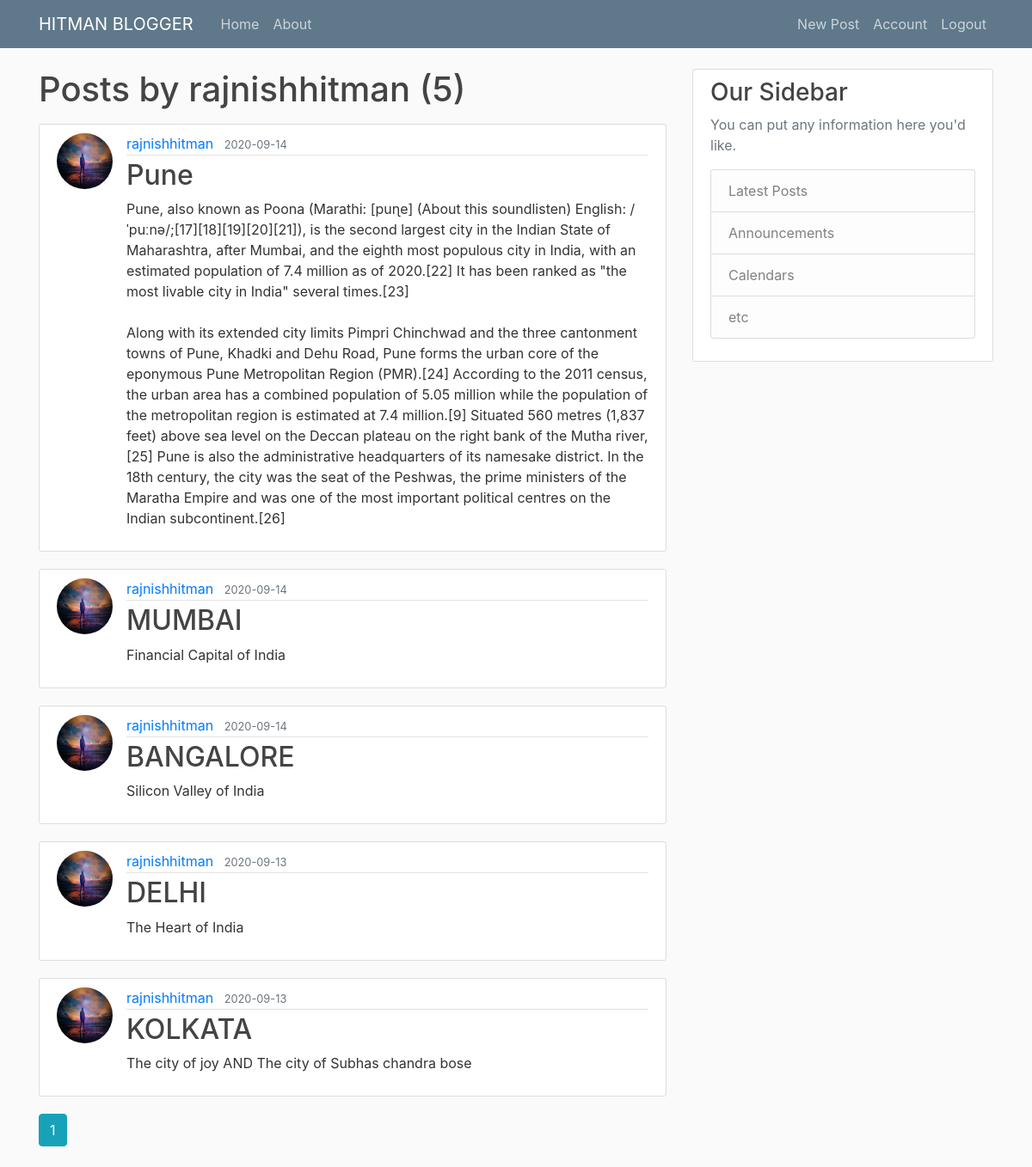
/user/rajnishhitman (signed in), run on the app's committed database.
### flask_blog/models.py (models this page shows, shortened)
class User(db.Model,UserMixin):
    id = db.Column(db.Integer, primary_key=True)
    username = db.Column(db.String(20), unique=True, nullable=False)
    email = db.Column(db.String(120), unique=True, nullable=False)
    image_file = db.Column(db.String(20), nullable=False, default='default.jpg')
    password = db.Column(db.String(60), nullable=False)
    posts = db.relationship('Post', backref='author', lazy=True)

class Post(db.Model):
    id = db.Column(db.Integer, primary_key=True)
    title = db.Column(db.String(100), nullable=False)
    date_posted = db.Column(db.DateTime, nullable=False, default=datetime.utcnow)
    content = db.Column(db.Text, nullable=False)
    user_id = db.Column(db.Integer, db.ForeignKey('user.id'), nullable=False)

### flask_blog/routes.py (the view)
@app.route("/user/<string:username>")
def user_posts(username):
    page = request.args.get('page', 1, type=int)
    user = User.query.filter_by(username=username).first_or_404()
    posts = Post.query.filter_by(author=user).order_by(Post.date_posted.desc()).paginate(page=page, per_page=5)
    return render_template('user_posts.html', posts=posts, user=user)

### flask_blog/models.py (called while the page is built)
@login_manager.user_loader
def load_user(user_id):
    return User.query.get(int(user_id))

### flask_blog/templates/user_posts.html
{% extends "layout.html" %}
{% block content %}
    <h1 class="mb-3">Posts by {{ user.username }} ({{ posts.total }})</h1>
    {% for post in posts.items %}
        <article class="media content-section">
          <img class="rounded-circle article-img" src="{{ url_for('static', filename='profile pics/' + post.author.image_file) }}" >
          <div class="media-body">
            <div class="article-metadata">
              <a class="mr-2" href="{{ url_for('user_posts', username=post.author.username) }}">{{ post.author.username }}</a>
              <small class="text-muted">{{ post.date_posted.strftime('%Y-%m-%d') }}</small>
            </div>
            <h2><a class="article-title" href="{{ url_for('post', post_id=post.id) }}">{{ post.title }}</a></h2>
            <p class="article-content">{{ post.content }}</p>
          </div>
        </article>
    {% endfor %}
    {% for page_num in posts.iter_pages(left_edge=1, right_edge=1, left_current=1, right_current=2) %}
      {% if page_num %}
        {% if posts.page == page_num %}
          <a class="btn btn-info mb-4" href="{{ url_for('user_posts', username=user.username, page=page_num) }}">{{ page_num }}</a>
        {% else %}
          <a class="btn btn-outline-info mb-4" href="{{ url_for('user_posts', username=user.username, page=page_num) }}">{{ page_num }}</a>
        {% endif %}
      {% else %}
        ...
      {% endif %}
    {% endfor %}
{% endblock content %}

### flask_blog/static/main.css (style rules this page uses)
body { background: #fafafa; color: #333333; margin-top: 5rem; }
h1, h2, h3, h4, h5, h6 { color: #444444; }
.content-section { background: #ffffff; padding: 10px 20px; border: 1px solid #dddddd; border-radius: 3px; margin-bottom: 20px; }
.article-title { color: #444444; }
.article-content { white-space: pre-line; }
.article-img { height: 65px; width: 65px; margin-right: 16px; }
.article-metadata { padding-bottom: 1px; margin-bottom: 4px; border-bottom: 1px solid #e3e3e3 }

### data on the page
User: username "rajnishhitman"
Post: image_file (placeholder picture), author.username "rajnishhitman", date_posted "2020-09-14", title "Pune", content "Pune, also known as Poona (Marathi: [puɳe] (About this soundlisten) English: /ˈpuːnə/;[17][18][19][20][21]), is the second largest city in the Indian State of Maharashtra, after Mumbai, and the eighth most populous city in India, with an estimated population of 7.4 million as of 2020.[22] It has been ranked as \"the most livable city in India\" several times.[23] Along with its extended city limits Pimpri Chinchwad and the three cantonment towns of Pune, Khadki and Dehu Road, Pune forms the urban core of the eponymous Pune Metropolitan Region (PMR).[24] According to the 2011 census, the urban area has a combined population of 5.05 million while the population of the metropolitan region is…"
Post: image_file (placeholder picture), author.username "rajnishhitman", date_posted "2020-09-14", title "MUMBAI", content "Financial Capital of India"
Post: image_file (placeholder picture), author.username "rajnishhitman", date_posted "2020-09-14", title "BANGALORE", content "Silicon Valley of India"
Post: image_file (placeholder picture), author.username "rajnishhitman", date_posted "2020-09-13", title "DELHI", content "The Heart of India"
Post: image_file (placeholder picture), author.username "rajnishhitman", date_posted "2020-09-13", title "KOLKATA", content "The city of joy AND The city of Subhas chandra bose"

### other printed values
{{ posts.total }} "5"
{{ page_num }} "1"
